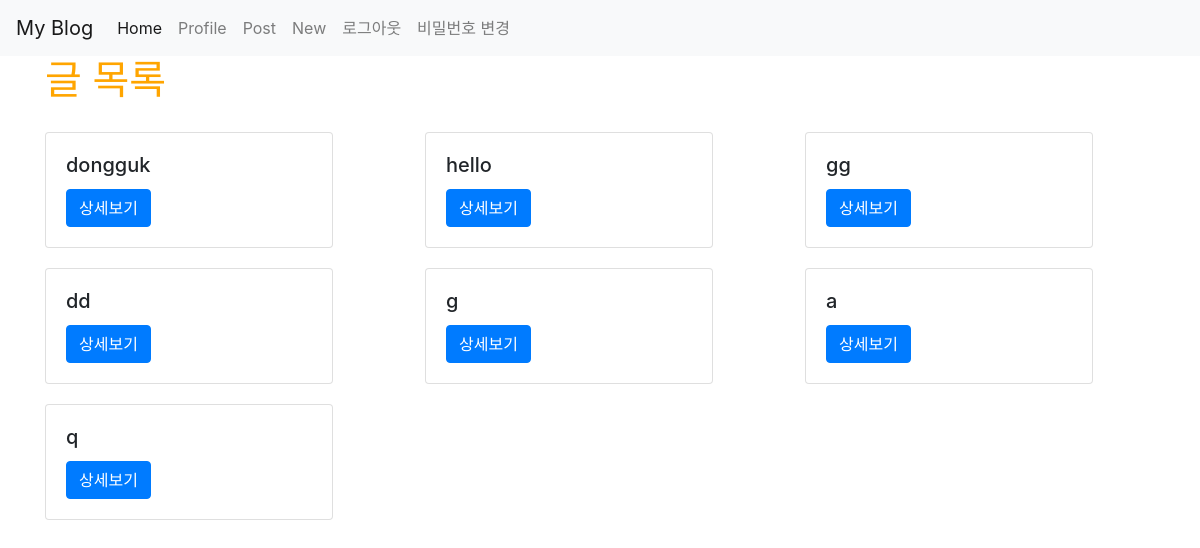
Before: /posts/ (signed in) with the older database file.
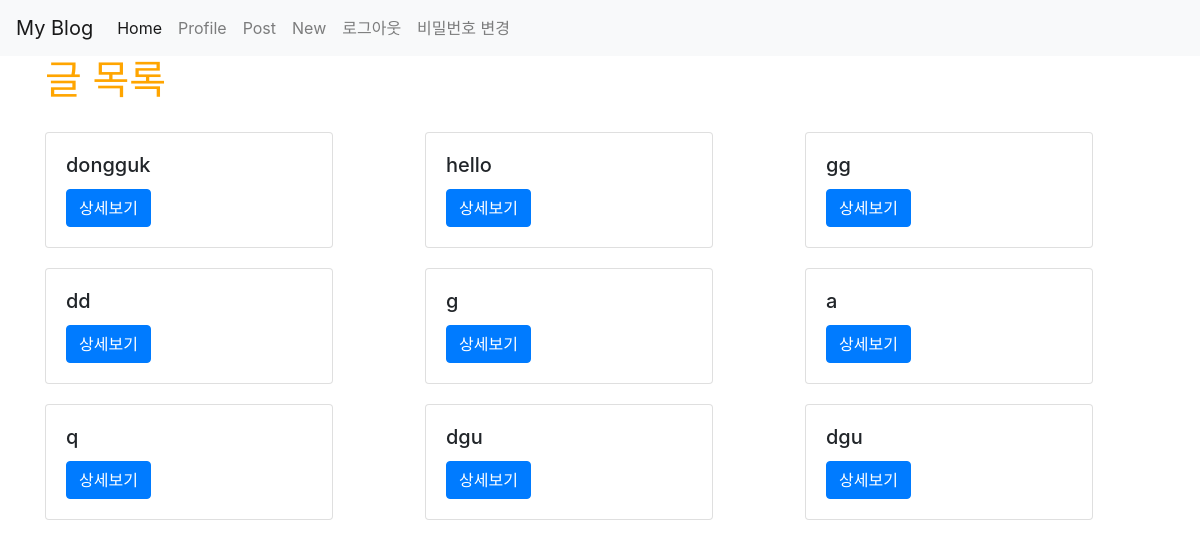
After: the same page with the newer database file.
### posts/models.py (models this page shows)
class Post(models.Model):
    title = models.CharField(max_length=50, null=False)
    content = models.TextField()
    view_count = models.IntegerField(default=0)
    image = models.ImageField(upload_to='images/', null=True)
    created_at = models.DateTimeField(auto_now_add = True)
    updated_at = models.DateTimeField(auto_now = True)

### posts/views.py (the view)
# urls.py: path('', views.main, name="main"),
def main(request):
    posts = Post.objects.all()
    return render(request, 'posts/main.html', {'posts': posts})

### posts/templates/posts/main.html
{% extends 'base.html' %}
{% load static %}
{% block content %}
{% include 'shared/_navbar.html' %}
<div class="container">
    {% if user.is_authenticated %}
        <h1>글 목록</h1>
        <div class="row">
            {% for post in posts %}
                <div class="col-md-4 col-12">
                    <div class="card" style="width: 18rem; margin-top: 20px;">
                        <div class="card-body">
                            <h5 class="card-title">{{ post.title }}</h5>
                            <a href="{% url 'posts:show' post.id %}" class="btn btn-primary">상세보기</a>
                        </div>
                    </div>
                </div>
            {% endfor %}
        </div>
    {% else %}
        <h3>로그인 후 이용이 가능합니다.</h3>
        <a href="{% url 'account_login' %}" class="btn btn-warning">로그인</a>
        <a href="{% url 'account_signup' %}" class="btn btn-warning">회원가입</a>
    {% endif %}
</div>
{% endblock %}

Changed rows visible on the page:
added Post: title "dgu"
added Post: title "dgu"
